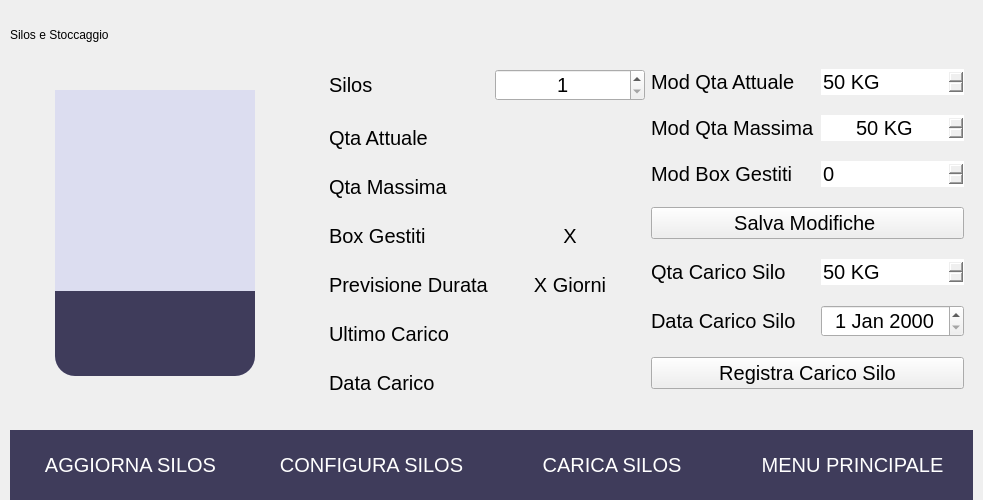
               <widget class="QWidget" name="pgStock">
                <layout class="QVBoxLayout" name="verticalLayout_12">
                 <property name="spacing">
                  <number>10</number>
                 </property>
                 <property name="leftMargin">
                  <number>10</number>
                 </property>
                 <property name="topMargin">
                  <number>10</number>
                 </property>
                 <property name="rightMargin">
                  <number>10</number>
                 </property>
                 <property name="bottomMargin">
                  <number>0</number>
                 </property>
                 <item>
                  <widget class="QFrame" name="frStock">
                   <property name="layoutDirection">
                    <enum>Qt::LeftToRight</enum>
                   </property>
                   <property name="styleSheet">
                    <string notr="true">QProgressBar {
background-color: rgb(220,221,240);
border-bottom-left-radius: 20px;
border-bottom-right-radius: 20px;
}

QProgressBar::chunk:vertical {
background: rgb(63,60,91);
border-bottom-left-radius: 20px;
border-bottom-right-radius: 20px;
}</string>
                   </property>
                   <property name="frameShape">
                    <enum>QFrame::NoFrame</enum>
                   </property>
                   <property name="frameShadow">
                    <enum>QFrame::Plain</enum>
                   </property>
                   <layout class="QGridLayout" name="gridLayout_11">
                    <property name="leftMargin">
                     <number>0</number>
                    </property>
                    <property name="topMargin">
                     <number>0</number>
                    </property>
                    <property name="rightMargin">
                     <number>0</number>
                    </property>
                    <property name="bottomMargin">
                     <number>10</number>
                    </property>
                    <property name="horizontalSpacing">
                     <number>10</number>
                    </property>
                    <property name="verticalSpacing">
                     <number>0</number>
                    </property>
                    <item row="1" column="1">
                     <widget class="QFrame" name="frSilo">
                      <property name="minimumSize">
                       <size>
                        <width>300</width>
                        <height>0</height>
                       </size>
                      </property>
                      <property name="maximumSize">
                       <size>
                        <width>300</width>
                        <height>16777215</height>
                       </size>
                      </property>
                      <property name="frameShape">
                       <enum>QFrame::NoFrame</enum>
                      </property>
                      <property name="frameShadow">
                       <enum>QFrame::Plain</enum>
                      </property>
                      <layout class="QVBoxLayout" name="verticalLayout_13">
                       <property name="spacing">
                        <number>20</number>
                       </property>
                       <property name="leftMargin">
                        <number>45</number>
                       </property>
                       <property name="topMargin">
                        <number>30</number>
                       </property>
                       <property name="rightMargin">
                        <number>0</number>
                       </property>
                       <property name="bottomMargin">
                        <number>0</number>
                       </property>
                       <item>
                        <widget class="QProgressBar" name="widSilo">
                         <property name="minimumSize">
                          <size>
                           <width>0</width>
                           <height>0</height>
                          </size>
                         </property>
                         <property name="maximumSize">
                          <size>
                           <width>200</width>
                           <height>400</height>
                          </size>
                         </property>
                         <property name="styleSheet">
                          <string notr="true"/>
                         </property>
                         <property name="minimum">
                          <number>0</number>
                         </property>
                         <property name="maximum">
                          <number>100</number>
                         </property>
                         <property name="value">
                          <number>30</number>
                         </property>
                         <property name="textVisible">
                          <bool>false</bool>
                         </property>
                         <property name="orientation">
                          <enum>Qt::Vertical</enum>
                         </property>
                        </widget>
                       </item>
                       <item>
                        <widget class="QLabel" name="lblWidSilo">
                         <property name="minimumSize">
                          <size>
                           <width>200</width>
                           <height>0</height>
                          </size>
                         </property>
                         <property name="maximumSize">
                          <size>
                           <width>200</width>
                           <height>16777215</height>
                          </size>
                         </property>
                         <property name="styleSheet">
                          <string notr="true">border: none;</string>
                         </property>
                         <property name="text">
                          <string/>
                         </property>
                         <property name="alignment">
                          <set>Qt::AlignCenter</set>
                         </property>
                        </widget>
                       </item>
                      </layout>
                     </widget>
                    </item>
                    <item row="0" column="1">
                     <widget class="QLabel" name="lblStock">
                      <property name="minimumSize">
                       <size>
                        <width>0</width>
                        <height>50</height>
                       </size>
                      </property>
                      <property name="maximumSize">
                       <size>
                        <width>400</width>
                        <height>50</height>
                       </size>
                      </property>
                      <property name="text">
                       <string>Silos e Stoccaggio</string>
                      </property>
                     </widget>
                    </item>
                    <item row="0" column="2">
                     <spacer name="horizontalSpacer">
                      <property name="orientation">
                       <enum>Qt::Horizontal</enum>
                      </property>
                      <property name="sizeHint" stdset="0">
                       <size>
                        <width>40</width>
                        <height>20</height>
                       </size>
                      </property>
                     </spacer>
                    </item>
                    <item row="1" column="2">
                     <widget class="QFrame" name="frame_2">
                      <property name="styleSheet">
                       <string notr="true">font-size: 15pt;
font-family: &quot;Segoe UI&quot;;</string>
                      </property>
                      <property name="frameShape">
                       <enum>QFrame::NoFrame</enum>
                      </property>
                      <property name="frameShadow">
                       <enum>QFrame::Plain</enum>
                      </property>
                      <layout class="QGridLayout" name="gridLayout_12">
                       <item row="0" column="0">
                        <layout class="QFormLayout" name="formLayout_5">
                         <property name="verticalSpacing">
                          <number>25</number>
                         </property>
                         <item row="0" column="0">
                          <widget class="QLabel" name="lblStockSiloSel">
                           <property name="text">
                            <string>Silos</string>
                           </property>
                          </widget>
                         </item>
                         <item row="0" column="1">
                          <widget class="QSpinBox" name="spiStockSiloNr">
                           <property name="minimumSize">
                            <size>
                             <width>150</width>
                             <height>0</height>
                            </size>
                           </property>
                           <property name="font">
                            <font>
                             <family>Segoe UI</family>
                             <pointsize>15</pointsize>
                            </font>
                           </property>
                           <property name="styleSheet">
                            <string notr="true">qproperty-alignment: AlignCenter;</string>
                           </property>
                           <property name="alignment">
                            <set>Qt::AlignCenter</set>
                           </property>
                           <property name="suffix">
                            <string/>
                           </property>
                           <property name="minimum">
                            <number>1</number>
                           </property>
                          </widget>
                         </item>
                         <item row="1" column="0">
                          <widget class="QLabel" name="lblStockQtaNow">
                           <property name="text">
                            <string>Qta Attuale</string>
                           </property>
                          </widget>
                         </item>
                         <item row="1" column="1">
                          <widget class="QLabel" name="txtStockQtaNow">
                           <property name="minimumSize">
                            <size>
                             <width>0</width>
                             <height>0</height>
                            </size>
                           </property>
                           <property name="maximumSize">
                            <size>
                             <width>16777215</width>
                             <height>16777215</height>
                            </size>
                           </property>
                           <property name="styleSheet">
                            <string notr="true">border: none;
qproperty-alignment: AlignCenter;</string>
                           </property>
                           <property name="text">
                            <string/>
                           </property>
                           <property name="alignment">
                            <set>Qt::AlignCenter</set>
                           </property>
                          </widget>
                         </item>
                         <item row="2" column="0">
                          <widget class="QLabel" name="lblStockQtaMax">
                           <property name="text">
                            <string>Qta Massima</string>
                           </property>
                          </widget>
                         </item>
                         <item row="2" column="1">
                          <widget class="QLabel" name="txtStockQtaMax">
                           <property name="minimumSize">
                            <size>
                             <width>0</width>
                             <height>0</height>
                            </size>
                           </property>
                           <property name="maximumSize">
                            <size>
                             <width>16777215</width>
                             <height>16777215</height>
                            </size>
                           </property>
                           <property name="styleSheet">
                            <string notr="true">border: none;
qproperty-alignment: AlignCenter;</string>
                           </property>
                           <property name="text">
                            <string/>
                           </property>
                           <property name="alignment">
                            <set>Qt::AlignCenter</set>
                           </property>
                          </widget>
                         </item>
                         <item row="3" column="0">
                          <widget class="QLabel" name="lblStockBoxGest">
                           <property name="text">
                            <string>Box Gestiti</string>
                           </property>
                          </widget>
                         </item>
                         <item row="3" column="1">
                          <widget class="QLabel" name="txtStockBoxGest">
                           <property name="minimumSize">
                            <size>
                             <width>0</width>
                             <height>0</height>
                            </size>
                           </property>
                           <property name="maximumSize">
                            <size>
                             <width>16777215</width>
                             <height>16777215</height>
                            </size>
                           </property>
                           <property name="styleSheet">
                            <string notr="true">border: none;
qproperty-alignment: AlignCenter;</string>
                           </property>
                           <property name="text">
                            <string>X</string>
                           </property>
                           <property name="alignment">
                            <set>Qt::AlignCenter</set>
                           </property>
                          </widget>
                         </item>
                         <item row="4" column="0">
                          <widget class="QLabel" name="lblStockPrevDur">
                           <property name="text">
                            <string>Previsione Durata</string>
                           </property>
                          </widget>
                         </item>
                         <item row="4" column="1">
                          <widget class="QLabel" name="txtStockPrevDur">
                           <property name="minimumSize">
                            <size>
                             <width>0</width>
                             <height>0</height>
                            </size>
                           </property>
                           <property name="maximumSize">
                            <size>
                             <width>16777215</width>
                             <height>16777215</height>
                            </size>
                           </property>
                           <property name="styleSheet">
                            <string notr="true">border: none;
qproperty-alignment: AlignCenter;</string>
                           </property>
                           <property name="text">
                            <string>X Giorni</string>
                           </property>
                           <property name="alignment">
                            <set>Qt::AlignCenter</set>
                           </property>
                          </widget>
                         </item>
                         <item row="5" column="0">
                          <widget class="QLabel" name="lblStockLastLoadQta">
                           <property name="text">
                            <string>Ultimo Carico</string>
                           </property>
                          </widget>
                         </item>
                         <item row="6" column="0">
                          <widget class="QLabel" name="lblStockLastLoadDate">
                           <property name="text">
                            <string>Data Carico</string>
                           </property>
                          </widget>
                         </item>
                         <item row="5" column="1">
                          <widget class="QLabel" name="txtStockLastLoadQta">
                           <property name="minimumSize">
                            <size>
                             <width>0</width>
                             <height>0</height>
                            </size>
                           </property>
                           <property name="maximumSize">
                            <size>
                             <width>16777215</width>
                             <height>16777215</height>
                            </size>
                           </property>
                           <property name="styleSheet">
                            <string notr="true">border: none;
qproperty-alignment: AlignCenter;</string>
                           </property>
                           <property name="text">
                            <string/>
                           </property>
                           <property name="alignment">
                            <set>Qt::AlignCenter</set>
                           </property>
                          </widget>
                         </item>
                         <item row="6" column="1">
                          <widget class="QLabel" name="txtStockLastLoadDate">
                           <property name="minimumSize">
                            <size>
                             <width>0</width>
                             <height>0</height>
                            </size>
                           </property>
                           <property name="maximumSize">
                            <size>
                             <width>16777215</width>
                             <height>16777215</height>
                            </size>
                           </property>
                           <property name="styleSheet">
                            <string notr="true">border: none;
qproperty-alignment: AlignCenter;</string>
                           </property>
                           <property name="text">
                            <string/>
                           </property>
                           <property name="alignment">
                            <set>Qt::AlignCenter</set>
                           </property>
                          </widget>
                         </item>
                        </layout>
                       </item>
                       <item row="1" column="0" colspan="2">
                        <widget class="QWidget" name="silosGraph" native="true">
                         <property name="sizePolicy">
                          <sizepolicy hsizetype="Preferred" vsizetype="Minimum">
                           <horstretch>0</horstretch>
                           <verstretch>0</verstretch>
                          </sizepolicy>
                         </property>
                         <property name="maximumSize">
                          <size>
                           <width>16777215</width>
                           <height>16777215</height>
                          </size>
                         </property>
                         <property name="sizeIncrement">
                          <size>
                           <width>100</width>
                           <height>100</height>
                          </size>
                         </property>
                         <property name="styleSheet">
                          <string notr="true"/>
                         </property>
                        </widget>
                       </item>
                       <item row="0" column="1">
                        <layout class="QFormLayout" name="formLayout_6">
                         <property name="verticalSpacing">
                          <number>20</number>
                         </property>
                         <item row="0" column="0">
                          <widget class="QLabel" name="lblStockModQtaNow">
                           <property name="text">
                            <string>Mod Qta Attuale</string>
                           </property>
                          </widget>
                         </item>
                         <item row="0" column="1">
                          <widget class="QSpinBox" name="spiStockModQtaNow">
                           <property name="minimumSize">
                            <size>
                             <width>0</width>
                             <height>0</height>
                            </size>
                           </property>
                           <property name="maximumSize">
                            <size>
                             <width>16777215</width>
                             <height>16777215</height>
                            </size>
                           </property>
                           <property name="styleSheet">
                            <string notr="true">border: none;
qproperty-alignment: AlignCenter;</string>
                           </property>
                           <property name="suffix">
                            <string> KG</string>
                           </property>
                           <property name="minimum">
                            <number>50</number>
                           </property>
                           <property name="maximum">
                            <number>20000</number>
                           </property>
                           <property name="singleStep">
                            <number>10</number>
                           </property>
                          </widget>
                         </item>
                         <item row="1" column="0">
                          <widget class="QLabel" name="lblStockModQtaMax">
                           <property name="text">
                            <string>Mod Qta Massima</string>
                           </property>
                          </widget>
                         </item>
                         <item row="1" column="1">
                          <widget class="QSpinBox" name="spiStockModQtaMax">
                           <property name="minimumSize">
                            <size>
                             <width>0</width>
                             <height>0</height>
                            </size>
                           </property>
                           <property name="maximumSize">
                            <size>
                             <width>16777215</width>
                             <height>16777215</height>
                            </size>
                           </property>
                           <property name="styleSheet">
                            <string notr="true">border: none;
qproperty-alignment: AlignCenter;</string>
                           </property>
                           <property name="alignment">
                            <set>Qt::AlignCenter</set>
                           </property>
                           <property name="suffix">
                            <string> KG</string>
                           </property>
                           <property name="minimum">
                            <number>50</number>
                           </property>
                           <property name="maximum">
                            <number>20000</number>
                           </property>
                           <property name="singleStep">
                            <number>10</number>
                           </property>
                          </widget>
                         </item>
                         <item row="2" column="0">
                          <widget class="QLabel" name="lblStockModBoxGest">
                           <property name="text">
                            <string>Mod Box Gestiti</string>
                           </property>
                          </widget>
                         </item>
                         <item row="2" column="1">
                          <widget class="QSpinBox" name="spiStockModBoxGest">
                           <property name="minimumSize">
                            <size>
                             <width>0</width>
                             <height>0</height>
                            </size>
                           </property>
                           <property name="maximumSize">
                            <size>
                             <width>16777215</width>
                             <height>16777215</height>
                            </size>
                           </property>
                           <property name="styleSheet">
                            <string notr="true">border: none;
qproperty-alignment: AlignCenter;</string>
                           </property>
                           <property name="suffix">
                            <string/>
                           </property>
                           <property name="maximum">
                            <number>200</number>
                           </property>
                          </widget>
                         </item>
                         <item row="4" column="1">
                          <widget class="QSpinBox" name="spiStockLoadQta">
                           <property name="minimumSize">
                            <size>
                             <width>0</width>
                             <height>0</height>
                            </size>
                           </property>
                           <property name="maximumSize">
                            <size>
                             <width>16777215</width>
                             <height>16777215</height>
                            </size>
                           </property>
                           <property name="styleSheet">
                            <string notr="true">border: none;
qproperty-alignment: AlignCenter;</string>
                           </property>
                           <property name="suffix">
                            <string> KG</string>
                           </property>
                           <property name="minimum">
                            <number>50</number>
                           </property>
                           <property name="maximum">
                            <number>20000</number>
                           </property>
                           <property name="singleStep">
                            <number>10</number>
                           </property>
                          </widget>
                         </item>
                         <item row="4" column="0">
                          <widget class="QLabel" name="lblStockLoadQta">
                           <property name="text">
                            <string>Qta Carico Silo</string>
                           </property>
                          </widget>
                         </item>
                         <item row="3" column="0" colspan="2">
                          <widget class="QPushButton" name="btnStockSaveEdit">
                           <property name="text">
                            <string>Salva Modifiche </string>
                           </property>
                          </widget>
                         </item>
                         <item row="5" column="0">
                          <widget class="QLabel" name="lblStockLoadDate">
                           <property name="text">
                            <string>Data Carico Silo</string>
                           </property>
                          </widget>
                         </item>
                         <item row="5" column="1">
                          <widget class="QDateEdit" name="spiStockLoadDate">
                           <property name="minimumSize">
                            <size>
                             <width>0</width>
                             <height>0</height>
                            </size>
                           </property>
                           <property name="maximumSize">
                            <size>
                             <width>16777215</width>
                             <height>16777215</height>
                            </size>
                           </property>
                           <property name="alignment">
                            <set>Qt::AlignCenter</set>
                           </property>
                          </widget>
                         </item>
                         <item row="6" column="0" colspan="2">
                          <widget class="QPushButton" name="btnStockRegLoad">
                           <property name="text">
                            <string>Registra Carico Silo</string>
                           </property>
                          </widget>
                         </item>
                        </layout>
                       </item>
                      </layout>
                     </widget>
                    </item>
                   </layout>
                  </widget>
                 </item>
                 <item>
                  <widget class="QFrame" name="menuStock">
                   <property name="minimumSize">
                    <size>
                     <width>0</width>
                     <height>70</height>
                    </size>
                   </property>
                   <property name="maximumSize">
                    <size>
                     <width>16777215</width>
                     <height>70</height>
                    </size>
                   </property>
                   <property name="styleSheet">
                    <string notr="true">QPushButton {
background-color: #3f3c5b;
color: white;
font-size: 20px;
border: none;
}

QPushButton:hover {
background-color: #bd93f9;
color: white;
}</string>
                   </property>
                   <property name="frameShape">
                    <enum>QFrame::NoFrame</enum>
                   </property>
                   <property name="frameShadow">
                    <enum>QFrame::Plain</enum>
                   </property>
                   <layout class="QHBoxLayout" name="horizontalLayout_11">
                    <property name="spacing">
                     <number>0</number>
                    </property>
                    <property name="leftMargin">
                     <number>0</number>
                    </property>
                    <property name="topMargin">
                     <number>0</number>
                    </property>
                    <property name="rightMargin">
                     <number>0</number>
                    </property>
                    <property name="bottomMargin">
                     <number>0</number>
                    </property>
                    <item>
                     <widget class="QPushButton" name="btnStockUpd">
                      <property name="minimumSize">
                       <size>
                        <width>0</width>
                        <height>70</height>
                       </size>
                      </property>
                      <property name="maximumSize">
                       <size>
                        <width>16777215</width>
                        <height>70</height>
                       </size>
                      </property>
                      <property name="text">
                       <string>AGGIORNA SILOS</string>
                      </property>
                     </widget>
                    </item>
                    <item>
                     <widget class="QPushButton" name="btnStockConf">
                      <property name="minimumSize">
                       <size>
                        <width>0</width>
                        <height>70</height>
                       </size>
                      </property>
                      <property name="maximumSize">
                       <size>
                        <width>16777215</width>
                        <height>70</height>
                       </size>
                      </property>
                      <property name="text">
                       <string>CONFIGURA SILOS</string>
                      </property>
                     </widget>
                    </item>
                    <item>
                     <widget class="QPushButton" name="btnStockLoad">
                      <property name="minimumSize">
                       <size>
                        <width>0</width>
                        <height>70</height>
                       </size>
                      </property>
                      <property name="maximumSize">
                       <size>
                        <width>16777215</width>
                        <height>70</height>
                       </size>
                      </property>
                      <property name="styleSheet">
                       <string notr="true"/>
                      </property>
                      <property name="text">
                       <string>CARICA SILOS</string>
                      </property>
                     </widget>
                    </item>
                    <item>
                     <widget class="QPushButton" name="btnStockMen">
                      <property name="minimumSize">
                       <size>
                        <width>0</width>
                        <height>70</height>
                       </size>
                      </property>
                      <property name="maximumSize">
                       <size>
                        <width>16777215</width>
                        <height>70</height>
                       </size>
                      </property>
                      <property name="text">
                       <string>MENU PRINCIPALE</string>
                      </property>
                     </widget>
                    </item>
                   </layout>
                  </widget>
                 </item>
                </layout>
               </widget>
